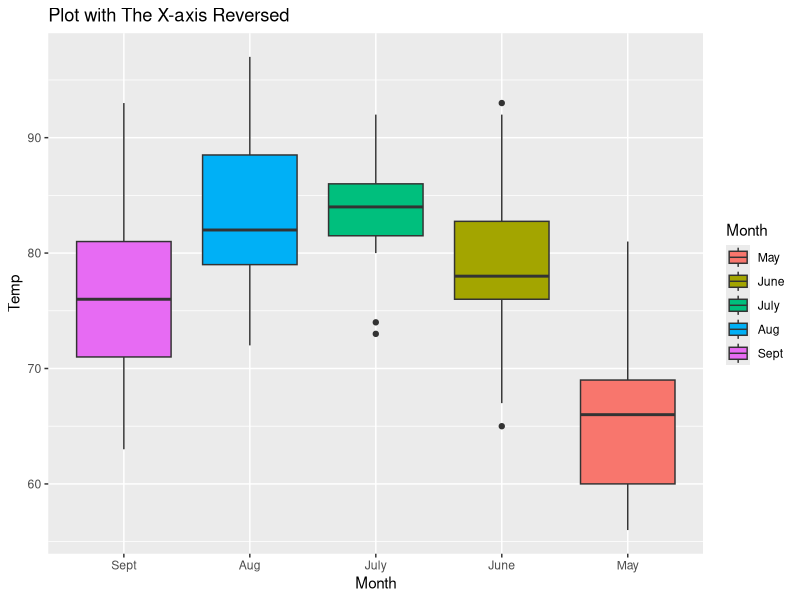
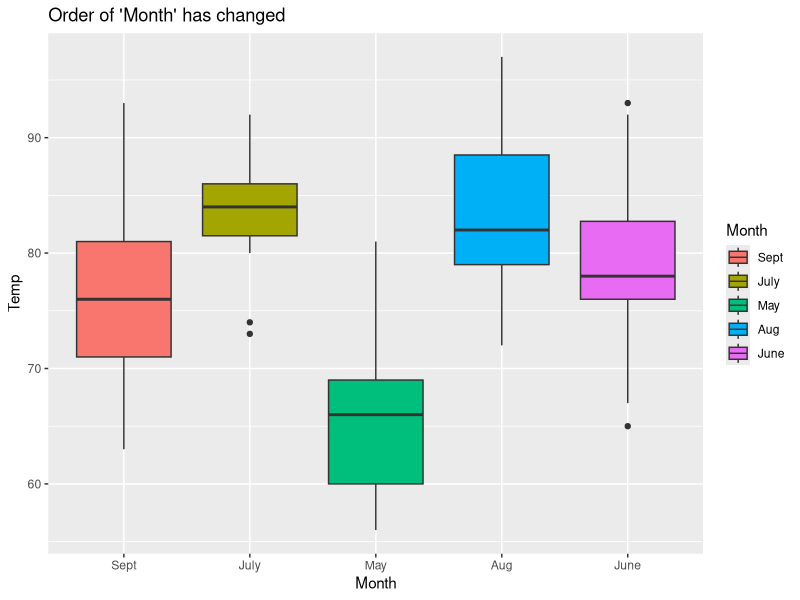
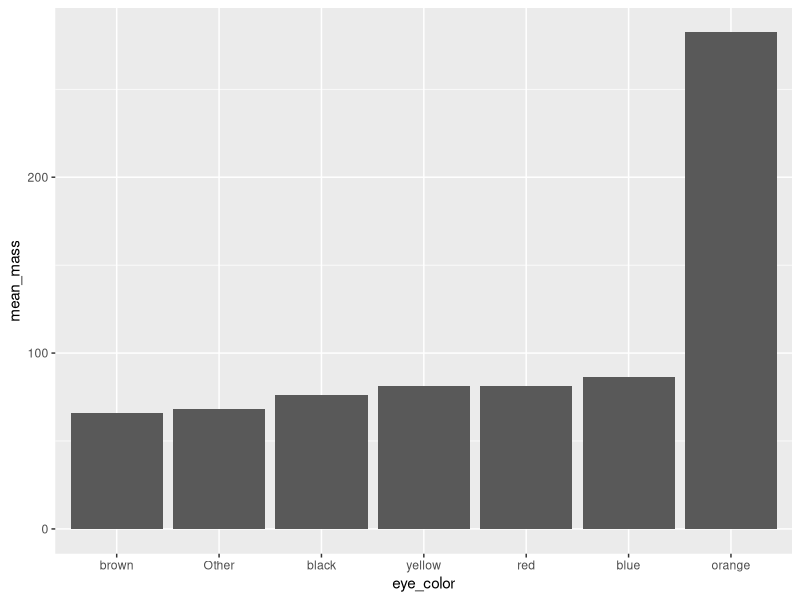

Here is the R script that generated these plots, in order:
## ---- chunk 1
library(forcats)
## ---- chunk 2
a<-"hi"
class(a)
b<-c(2,3,5)
class(b)
c<-as.factor(b)
class(c)

## ---- chunk 3

library(dplyr)
library(ggplot2)
## ---- chunk 4
#Using data in r (airquality)
library(dplyr)
library(forcats)

# Take a look at the data
glimpse(airquality)

# The column month is listed as an integer so lets change it to a factor
airquality$Month <- factor(airquality$Month)

levels(airquality$Month)

# Now we can recode the factors into the categorical names of the months

airquality$Month <- fct_recode(airquality$Month, May = '5', June = '6', July = '7', Aug = '8', Sept = '9')

glimpse(airquality$Month)
## ---- chunk 5
library(ggplot2)
#You will reverse the original order of the factors
ggplot(airquality, aes(fct_rev(Month), Temp)) +
  geom_boxplot(aes(fill = Month)) +
  labs(x = "Month") +
  ggtitle(label = "Plot with The X-axis Reversed")
## ---- chunk 6
#You will see the order of the factor months has changed from the orginal order
airquality$Month <- fct_relevel(airquality$Month, 'Sept', 'July', 'May', 'Aug', 'June')

levels(airquality$Month)

ggplot(airquality, aes(Month, Temp)) +
  geom_boxplot(aes(fill = Month)) +
  ggtitle(label = "Order of 'Month' has changed")
## ---- chunk 7
library(dplyr)

#You will lump the  category skin color into 5 levels and then the remaining will be in "other"
starwars %>%
  mutate(skin_color = fct_lump(skin_color, n = 5)) %>%
  count(skin_color, sort = TRUE)
## ---- chunk 8
# You will see a random order of the factor eye color
Randomized <- starwars$eye_color %>%
  fct_shuffle()

levels(Randomized)
## ---- chunk 9

#First you will lump how many levels of the factor eyecolor you want
library(forcats)
library(dplyr)
glimpse(starwars)

avg_mass_eye_color <- starwars %>%
  mutate(eye_color = fct_lump(eye_color, n = 6)) %>%
  group_by(eye_color) %>%
  summarise(mean_mass = mean(mass, na.rm = TRUE))

## ---- chunk 10
library(ggplot2)

#Then you will reorder the factor by it's mean mass from least to most
avg_mass_eye_color %>%
  mutate(eye_color = fct_reorder(eye_color, mean_mass)) %>%
  ggplot(aes(x = eye_color, y = mean_mass)) + 
  geom_col()
